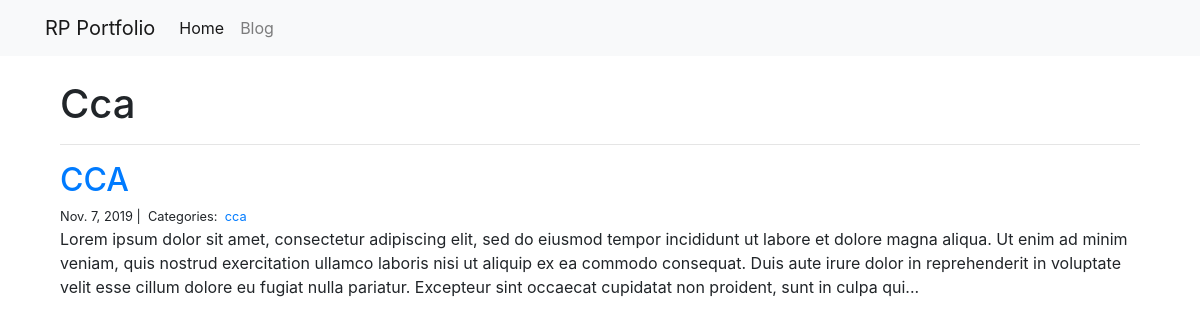
/blog/cca/, run on the app's committed database.
### blog/models.py (models this page shows)
class Post(models.Model):
    title = models.CharField(max_length=255)
    body = models.TextField()
    created_on = models.DateTimeField(auto_now_add=True)
    last_modified = models.DateTimeField(auto_now=True)
    categories = models.ManyToManyField("Category", related_name="posts")

class Category(models.Model):
    name = models.CharField(max_length=20)

### blog/views.py (the view)
# urls.py: path("<category>/", views.blog_category, name="blog_category"),
def blog_category(request, category):
    posts = Post.objects.filter(categories__name__contains=category).order_by(
        "-created_on"
    )
    context = {"category": category, "posts": posts}
    return render(request, "blog_category.html", context)

### blog/templates/blog_category.html
{% extends "base.html" %}
{% block page_content %}
<br />
<div class="col-md-12">
    <h1>{{ category | title }}</h1>
    <hr>
    {% for post in posts %}
        <h2><a href="{% url 'blog_detail' post.pk%}">{{ post.title }}</a></h2>
        <small>
            {{ post.created_on.date }} |&nbsp;
            Categories:&nbsp;
            {% for category in post.categories.all %}
            <a href="{% url 'blog_category' category.name %}">
                {{ category.name }}
            </a>&nbsp;
            {% endfor %}
        </small>
        <p>{{ post.body | slice:":400" }}...</p>
    {% endfor %}
</div>
{% endblock %}

### data on the page
Post: title "CCA", created_on "Nov. 7, 2019", body "Lorem ipsum dolor sit amet, consectetur adipiscing elit, sed do eiusmod tempor incididunt ut labore et dolore magna aliqua. Ut enim ad minim veniam, quis nostrud exercitation ullamco laboris nisi ut aliquip ex ea commodo consequat. Duis aute irure dolor in reprehenderit in voluptate velit esse cillum dolore eu fugiat nulla pariatur. Excepteur sint occaecat cupidatat non proident, sunt in culpa qui"
Category: name "cca"

### other printed values
{{ category | title }} "Cca"
